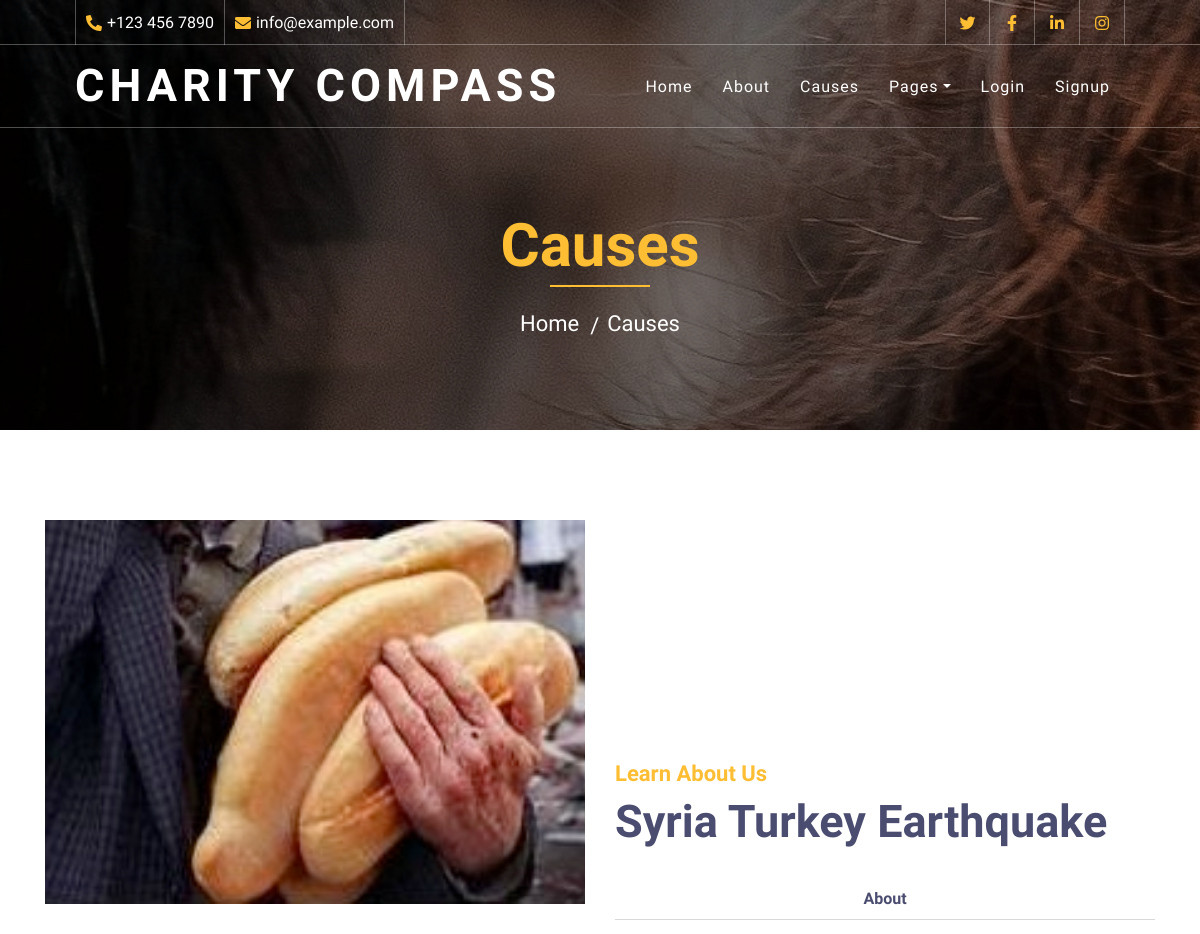
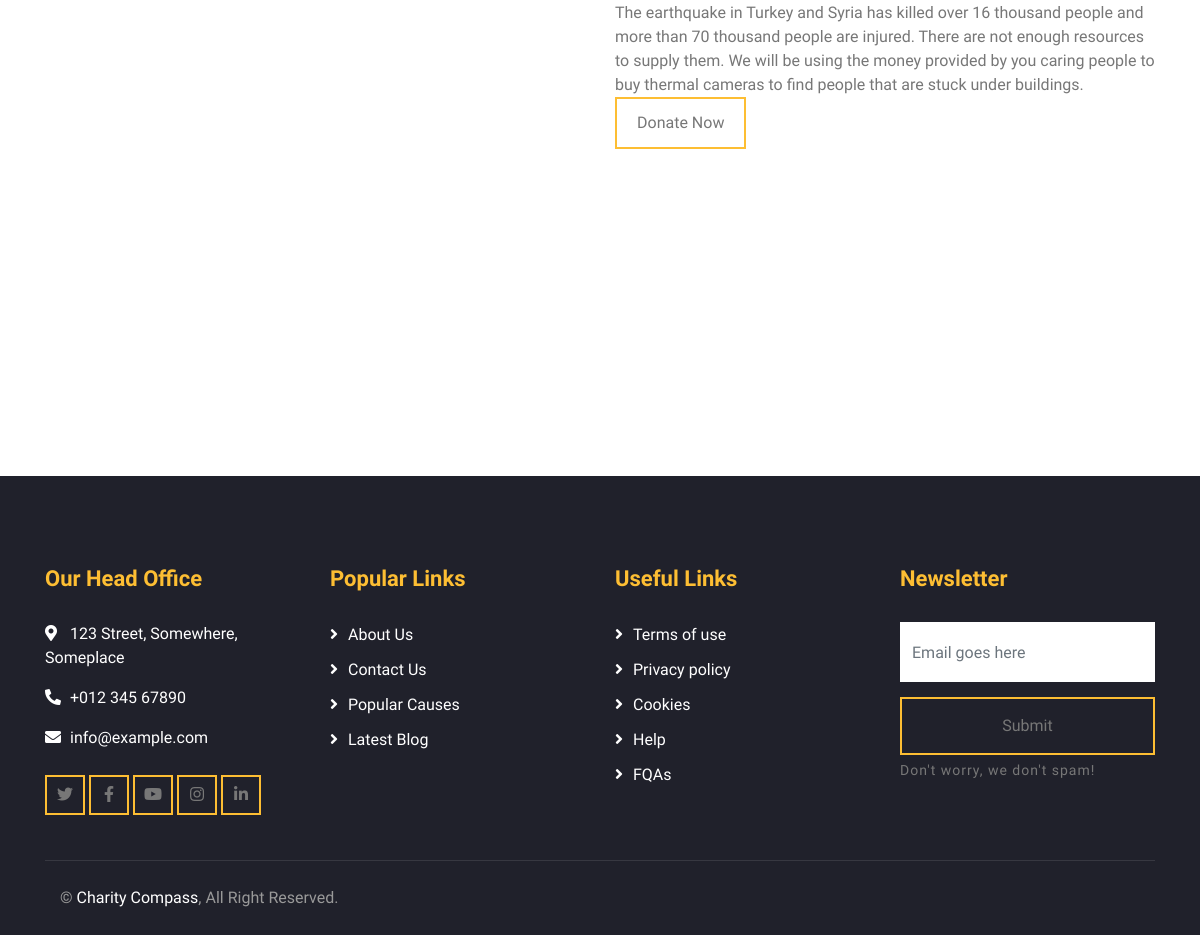
/campagne/syria-turkey-earthqake/, run on the app's committed database (2 pictures, top to bottom).
### campagne/models.py (models this page shows, shortened)
class Campagne(models.Model):
    charity_number = models.CharField(max_length=50)
    slug = models.SlugField()
    nom = models.CharField(max_length=100)
    histoire = models.TextField()
    montant = models.DecimalField(max_digits=6, decimal_places=2, default=0.0)
    supporteurs = models.IntegerField(max_length=100, null = True)
    thumbnail = models.ImageField(default='default.png', blank=True)
    fundraiser = models.ForeignKey(User, on_delete=models.CASCADE, default=None)

### campagne/views.py (the view)
# urls.py: re_path(r'^(?P<slug>[\w-]+)/$', views.campagne_detail, name="detail"),
def campagne_detail(request, slug):
    campagne = Campagne.objects.get(slug=slug)
    return render(request, 'campagne/campagne_detail.html', { 'campagne': campagne })

### campagne/templates/campagne/campagne_detail.html
{% extends 'base.html'%}
{% block content %}
        <div class="page-header">
            <div class="container">
                <div class="row">
                    <div class="col-12">
                        <h2>Causes</h2>
                    </div>
                    <div class="col-12">
                        <a href="{% url 'home' %}">Home</a>
                        <a href="{% url 'campagne:campagne_list' %}">Causes</a>
                    </div>
                </div>
            </div>
        </div>
        <div class="about">
            <div class="container">
                <div class="row align-items-center">
                    <div class="col-lg-6">
                        <div class="about-img" data-parallax="scroll" data-image-src="{{ campagne.thumbnail.url}}"></div>
                    </div>
                    <div class="col-lg-6">
                        <div class="section-header">
                            <p>Learn About Us</p>
                            <h2>{{ campagne.nom }}</h2>
                        </div>
                        <div class="about-tab">
                            <ul class="nav nav-pills nav-justified">
                                <li class="nav-item">
                                    <a class="nav-link" data-toggle="pill" href="#tab-content-1">About</a>
                                </li>
                            </ul>
                            <div class="tab-content">
                                <div id="tab-content-1" class="container tab-pane active">
                                    {{campagne.histoire}}
                                    <div class="carousel-btn">
                                        <a class="btn btn-custom" href="">Donate Now</a>
                                    </div>
                                </div>
                            </div>
                        </div>
                    </div>
                </div>
            </div>
        </div>
{% endblock %}

### assets/styles.css (style rules this page uses)
body { color: #777777; font-weight: 500; background: #ffffff; font-family: 'Quicksand', sans-serif; }
h1, h2, h3, h4, h5, h6 { color: #4a4c70; }
a { color: #4a4c70; transition: .3s; }
.btn.btn-custom { padding: 12px 20px; text-align: center; font-size: 16px; font-weight: 500; color: #777777; border-radius: 0; border: 2px solid #FDBE33; box-shadow: inset 0 0 0 0 #FDBE33; transition: ease-out 0.3s; -webkit-transition: ease-out 0.3s; -moz-transition: ease-out 0.3s; }
.page-header { position: relative; margin-bottom: 45px; padding: 210px 0 90px 0; text-align: center; background: linear-gradient(rgba(0, 0, 0, .5), rgba(0, 0, 0, .5)), url(/static/img/page-header.jpg); background-attachment: fixed; background-position: center; background-repeat: no-repeat; background-size: cover; }
.page-header h2 { position: relative; color: #FDBE33; font-size: 60px; font-weight: 700; margin-bottom: 20px; padding-bottom: 5px; }
.page-header h2::after { position: absolute; content: ""; width: 100px; height: 2px; left: calc(50% - 50px); bottom: 0; background: #FDBE33; }
.page-header a { position: relative; padding: 0 12px; font-size: 22px; color: #ffffff; }
.page-header a::after { position: absolute; content: "/"; width: 8px; height: 8px; top: -2px; right: -7px; text-align: center; color: #ffffff; }
.page-header a:last-child::after { display: none; }
.section-header { position: relative; width: 100%; max-width: 700px; margin: 0 auto 45px auto; }
.section-header p { margin-bottom: 5px; position: relative; font-size: 22px; font-weight: 600; text-transform: capitalize; color: #FDBE33; }
.section-header h2 { margin: 0; font-size: 45px; font-weight: 700; }
.about { position: relative; width: 100%; padding: 45px 0; }
.about .section-header { margin-bottom: 30px; margin-left: 0; }
.about .about-img { width: 100%; height: 100vh; }
.about .about-tab { width: 100%; }
.about .about-tab .nav.nav-pills .nav-link { padding: 8px; font-weight: 600; background: none; border-radius: 0; border-bottom: 1px solid rgba(0, 0, 0, .15); transition: none; }
.about .about-tab .tab-content { padding: 15px 0 0 0; background: transparent; }
.about .about-tab .tab-content .container { padding: 0; }

### data on the page
Campagne: nom "Syria Turkey Earthquake", histoire "The earthquake in Turkey and Syria has killed over 16 thousand people and more than 70 thousand people are injured. There are not enough resources to supply them. We will be using the money provided by you caring people to buy thermal cameras to find people that are stuck under buildings."
